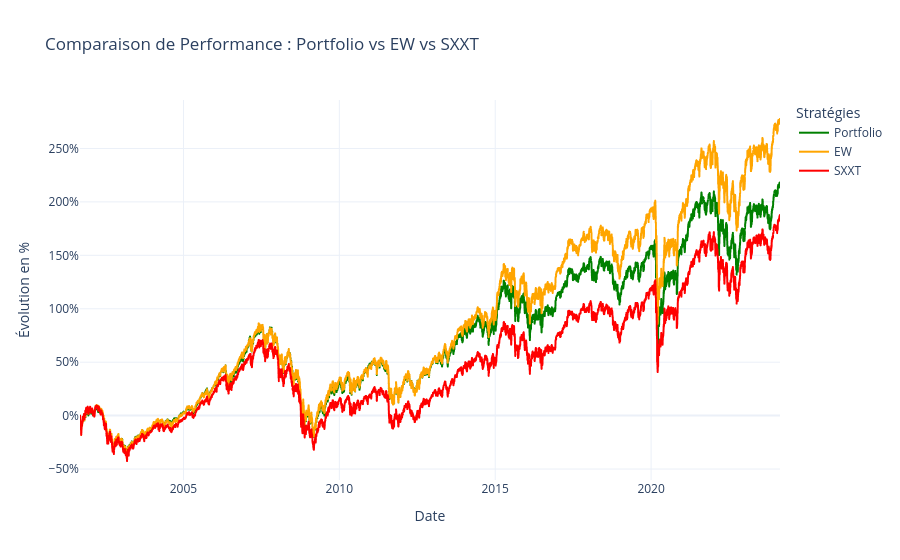

This figure's notebook cell:
### Code cell
import plotly.express as px
import pandas as pd

# 1. Calcul des performances normalisées (Base 0)
# On part du principe que 'final' contient toutes les colonnes nécessaires
money_norm = (final["Money"] / 10000000 * 100) - 100
ew_norm = (final_merged["ew"] / final_merged["ew"].iloc[0] * 100) - 100
sxxt_norm = (final["BENCH"] / final["BENCH"].iloc[0] * 100) - 100

# 2. Création du DataFrame pour le plot
df_plot = pd.DataFrame({
    "Date": final["Date"],
    "Portfolio": money_norm,
    "EW": ew_norm,
    "SXXT": sxxt_norm
})

# 3. Transformation en format long (tidy data) pour Plotly
df_melted = df_plot.melt(
    id_vars="Date",
    var_name="Série",
    value_name="Évolution en %"
)

# 4. Affichage du graphique
fig = px.line(
    df_melted,
    x="Date",
    y="Évolution en %",
    color="Série",
    color_discrete_map={
        "Portfolio": "green",
        "EW": "#FFA500",    # Orange pour l'EW
        "SXXT": "red"       # Rouge pour l'indice
    },
    title="Comparaison de Performance : Portfolio vs EW vs SXXT",
    template="plotly_white"
)

# Amélioration de l'interactivité
fig.update_layout(
    hovermode="x unified",
    legend_title_text="Stratégies",
    yaxis_ticksuffix="%"
)

fig.show()

### Figure 1 — Plotly figure (JSON) as saved in the notebook; plotly's stock layout.template omitted (floating-point values rounded to 4 significant figures; data arrays with more than 128 entries replaced by an {"elided": "..."} marker saying what was removed)
{"data": [{"hovertemplate": "Série=Portfolio<br>Date=%{x}<br>Évolution en %=%{y}<extra></extra>", "legendgroup": "Portfolio", "line": {"color": "green", "dash": "solid"}, "marker": {"symbol": "circle"}, "mode": "lines", "name": "Portfolio", "showlegend": true, "x": {"elided": "5857 str values"}, "xaxis": "x", "y": {"elided": "5857 float values"}, "yaxis": "y", "type": "scattergl"}, {"hovertemplate": "Série=EW<br>Date=%{x}<br>Évolution en %=%{y}<extra></extra>", "legendgroup": "EW", "line": {"color": "#FFA500", "dash": "solid"}, "marker": {"symbol": "circle"}, "mode": "lines", "name": "EW", "showlegend": true, "x": {"elided": "5857 str values"}, "xaxis": "x", "y": {"elided": "5857 float values"}, "yaxis": "y", "type": "scattergl"}, {"hovertemplate": "Série=SXXT<br>Date=%{x}<br>Évolution en %=%{y}<extra></extra>", "legendgroup": "SXXT", "line": {"color": "red", "dash": "solid"}, "marker": {"symbol": "circle"}, "mode": "lines", "name": "SXXT", "showlegend": true, "x": {"elided": "5857 str values"}, "xaxis": "x", "y": {"elided": "5857 float values"}, "yaxis": "y", "type": "scattergl"}], "layout": {"xaxis": {"anchor": "y", "domain": [0.0, 1.0], "title": {"text": "Date"}}, "yaxis": {"anchor": "x", "domain": [0.0, 1.0], "title": {"text": "Évolution en %"}, "ticksuffix": "%"}, "legend": {"title": {"text": "Stratégies"}, "tracegroupgap": 0}, "title": {"text": "Comparaison de Performance : Portfolio vs EW vs SXXT"}, "hovermode": "x unified"}}
